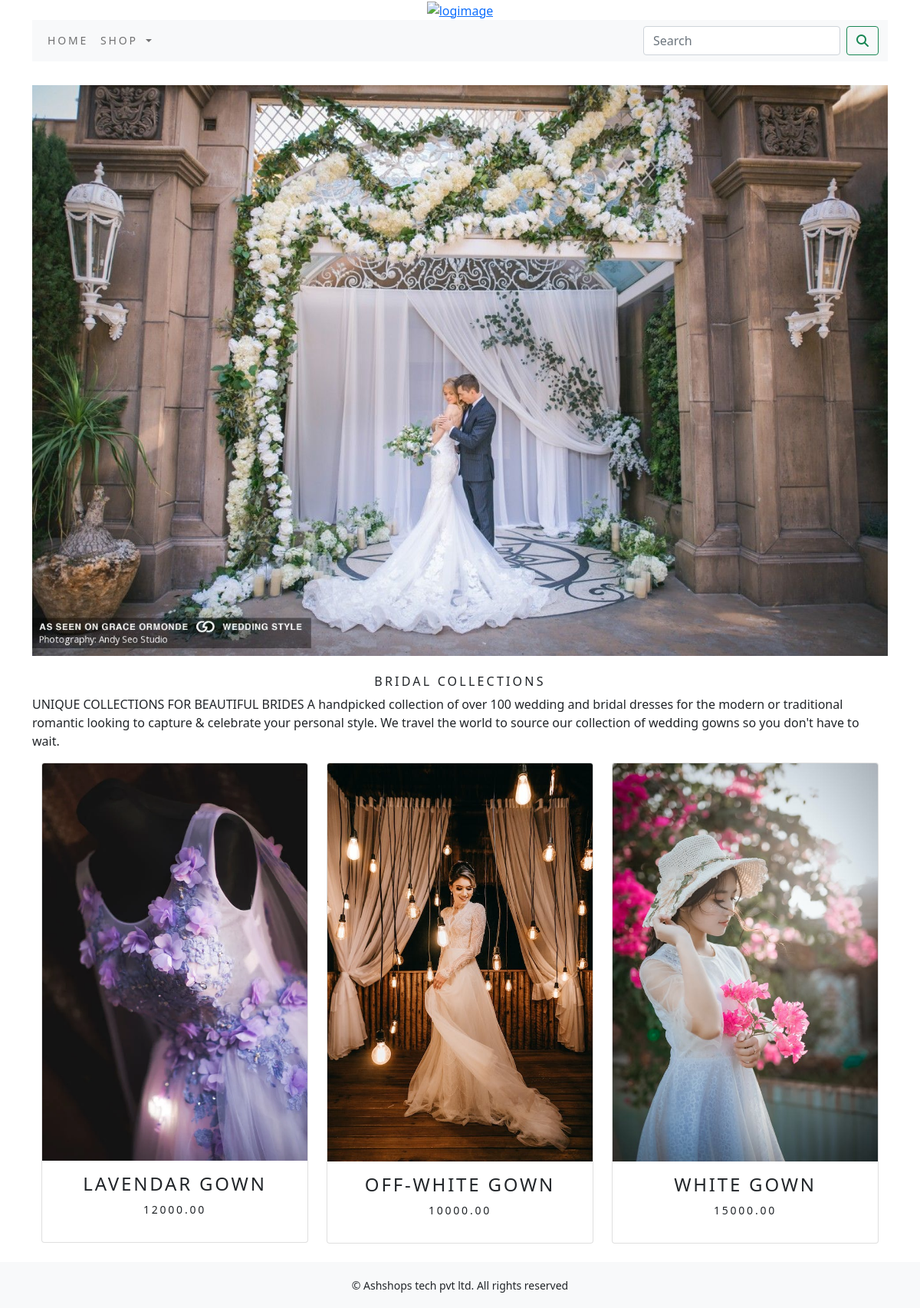
The page /shop/bridal-collections/ on the database its author committed.
### shop/models.py (models this page shows, shortened)
class Category(models.Model):
    name=models.CharField(max_length=250,unique=True)
    slug=models.SlugField(max_length=250,unique=True)
    description=models.TextField(blank=True)
    image=models.ImageField(upload_to='category',blank=True)
    class Meta:
        ordering=('name',)
        verbose_name='category'
        verbose_name_plural='categories'
    def get_url(self):
            return reverse('shop:products_by_category', args=[self.slug])

class Product(models.Model):
    name = models.CharField(max_length=250, unique=True)
    slug = models.SlugField(max_length=250, unique=True)
    description = models.TextField(blank=True)
    price = models.DecimalField(max_digits=10,decimal_places=2)
    category = models.ForeignKey(Category,on_delete=models.CASCADE)
    image = models.ImageField(upload_to='product', blank=True)
    stock = models.IntegerField()
    available=models.BooleanField(default=True)
    created=models.DateTimeField(auto_now_add=True)
    updated=models.DateTimeField(auto_now=True)
    def get_url(self):
        return reverse('shop:prodCatdetail',args=[self.category.slug,self.slug])
    class Meta:
        ordering = ('name',)
        verbose_name = 'product'
        verbose_name_plural = 'products'

### shop/views.py (the view)
# urls.py: path('',views.allProdCat,name='allProdCat'),
def allProdCat(request,c_slug=None):
    c_page=None
    products_list=None
    if c_slug!=None:
        c_page=get_object_or_404(Category,slug=c_slug)
        products_list=Product.objects.all().filter(category=c_page,available=True)
    else:
        products_list=Product.objects.all().filter(available=True)
    paginator=Paginator(products_list,6)
    try:
        page=int(request.GET.get('page','1'))
    except:
        page=1
    try:
        products=paginator.page(page)
    except (EmptyPage,InvalidPage):
        products=paginator.page(paginator.num_pages)
    return render(request,"category.html",{'category':c_page,'products':products})

### cart/context_processors.py (called while the page is built)
def counter(request):
    item_count=0
    if 'admin' in request.path:
        return {}
    else:
        try:
            cart=Cart.objects.filter(cart_id=_cart_id(request))
            car_items=CartItem.objects.all().filter(cart=cart[:1])
            for cart_item in car_items:
                item_count += cart_item.quantity
        except Cart.DoesNotExist:
            item_count= 0
    return dict(item_count=item_count)

### cart/views.py (called while the page is built)
def _cart_id(request):
    cart=request.session.session_key
    if not cart:
        cart=request.session.create()
    return cart

### shop/context_processors.py (called while the page is built)
def menu_links(request):
    links=Category.objects.all()
    return dict(links=links)

### template/category.html (shortened to what this page needs)
 {% extends 'base.html' %}
  {% load static %}
 {% block content %}
 {% if category %}
 <div>
     <div class="row my_row_class">
         <div class="mx_auto">
     </div>
         </div>
 </div>
 {% endif %}
 <div class="mx_auto">
     {% if category %}
     <img class="my_image" src="{{category.image.url}}" alt="{{category.name}}">
 </div>
 <br>
 <div>
     <h1 class="text-center my_title">{{category.name}}</h1>
     <p class="text-justify">{{category.description}}</p>
 </div>
 {% endif %}
 <div class="container">
     <div class="row mx_auto">
         {% for product in products.object_list %}
         <div class="my_bottom_margi col-9 col-sm-12 col-md-4 col-lg-4">
             <div class="card text-center" style="min-width:18rem;">
                 <a href="{{product.get_url}}"><img class="card-img-top my_image" src="{{product.image.url}}" alt="{{product.name}}"></a>
                 <div class="card-body">
                    <h4>{{product.name}}</h4>
                     <p>{{product.price}}</p>
                 </div>
             </div>
         </div>
         {% endfor %}
     </div>
     <br>
 </div>
  {% endblock %}

### static/css/custom.css (style rules this page uses)
body { font-family: 'Roboto', sans-serif; }
.my_row_class { padding-top :15px; }
.my_row_class .mx_auto { color:#000; font-size:12px; }
.my_image { width:100%; height:auto; }
.my_title { font-size:16px; text-transform:uppercase; letter-spacing:.2em; }
.card-body { font-size:14px; text-transform:uppercase; letter-spacing:.2em; }

### rows shown on the page
Category: image (picture), name "BRIDAL COLLECTIONS", description "UNIQUE COLLECTIONS FOR BEAUTIFUL BRIDES A handpicked collection of over 100 wedding and bridal dresses for the modern or traditional romantic looking to capture & celebrate your personal style. We travel the world to source our collection of wedding gowns so you don't have to wait."
Product: image (picture), name "LAVENDAR GOWN", price "12000.00"
Product: image (picture), name "OFF-WHITE GOWN", price "10000.00"
Product: image (picture), name "WHITE GOWN", price "15000.00"
